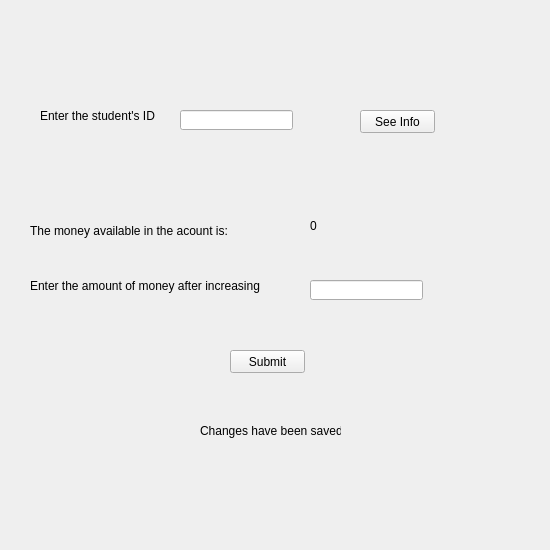
<?xml version="1.0" encoding="UTF-8"?>
<ui version="4.0">
 <class>AdminMoneyChange</class>
 <widget class="QWidget" name="AdminMoneyChange">
  <property name="geometry">
   <rect>
    <x>0</x>
    <y>0</y>
    <width>550</width>
    <height>550</height>
   </rect>
  </property>
  <property name="windowTitle">
   <string>Form</string>
  </property>
  <widget class="QLabel" name="label">
   <property name="geometry">
    <rect>
     <x>30</x>
     <y>210</y>
     <width>201</width>
     <height>41</height>
    </rect>
   </property>
   <property name="text">
    <string>The money available in the acount is:</string>
   </property>
  </widget>
  <widget class="QLabel" name="available">
   <property name="geometry">
    <rect>
     <x>310</x>
     <y>210</y>
     <width>61</width>
     <height>31</height>
    </rect>
   </property>
   <property name="text">
    <string>0</string>
   </property>
  </widget>
  <widget class="QLabel" name="label_2">
   <property name="geometry">
    <rect>
     <x>30</x>
     <y>270</y>
     <width>231</width>
     <height>31</height>
    </rect>
   </property>
   <property name="text">
    <string>Enter the amount of money after increasing</string>
   </property>
  </widget>
  <widget class="QLineEdit" name="lineEdit_2">
   <property name="geometry">
    <rect>
     <x>310</x>
     <y>280</y>
     <width>113</width>
     <height>20</height>
    </rect>
   </property>
  </widget>
  <widget class="QPushButton" name="pushButton">
   <property name="geometry">
    <rect>
     <x>230</x>
     <y>350</y>
     <width>75</width>
     <height>23</height>
    </rect>
   </property>
   <property name="text">
    <string>Submit</string>
   </property>
  </widget>
  <widget class="QLabel" name="label_3">
   <property name="geometry">
    <rect>
     <x>40</x>
     <y>100</y>
     <width>171</width>
     <height>31</height>
    </rect>
   </property>
   <property name="text">
    <string>Enter the student's ID</string>
   </property>
  </widget>
  <widget class="QLineEdit" name="lineEdit_1">
   <property name="geometry">
    <rect>
     <x>180</x>
     <y>110</y>
     <width>113</width>
     <height>20</height>
    </rect>
   </property>
  </widget>
  <widget class="QPushButton" name="pushButton_2">
   <property name="geometry">
    <rect>
     <x>360</x>
     <y>110</y>
     <width>75</width>
     <height>23</height>
    </rect>
   </property>
   <property name="text">
    <string>See Info</string>
   </property>
  </widget>
  <widget class="QLabel" name="label_4">
   <property name="geometry">
    <rect>
     <x>200</x>
     <y>410</y>
     <width>141</width>
     <height>41</height>
    </rect>
   </property>
   <property name="text">
    <string>Changes have been saved.</string>
   </property>
  </widget>
 </widget>
 <resources/>
 <connections/>
</ui>
